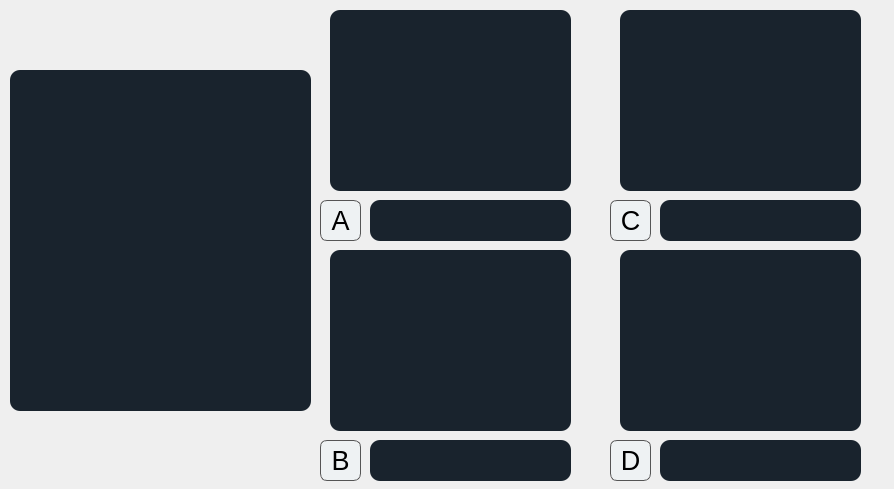
<?xml version="1.0" encoding="UTF-8"?>
<ui version="4.0">
 <class>Form</class>
 <widget class="QWidget" name="Form">
  <property name="geometry">
   <rect>
    <x>0</x>
    <y>0</y>
    <width>894</width>
    <height>489</height>
   </rect>
  </property>
  <property name="windowTitle">
   <string>Form</string>
  </property>
  <widget class="QTextEdit" name="txtEdit_preg">
   <property name="geometry">
    <rect>
     <x>10</x>
     <y>70</y>
     <width>301</width>
     <height>341</height>
    </rect>
   </property>
   <property name="styleSheet">
    <string notr="true">  background-color: #19232D;
  border: 0px solid #32414B;
  padding: 0px;
  color: #F0F0F0;
  selection-background-color: #1464A0;
  selection-color: #F0F0F0;

	border-radius: 10;</string>
   </property>
  </widget>
  <widget class="QPushButton" name="btn_respC">
   <property name="geometry">
    <rect>
     <x>610</x>
     <y>200</y>
     <width>41</width>
     <height>41</height>
    </rect>
   </property>
   <property name="font">
    <font>
     <pointsize>20</pointsize>
    </font>
   </property>
   <property name="styleSheet">
    <string notr="true">background-color:#EEF2F3;
border-radius: 7px;
border: 1px solid #555;</string>
   </property>
   <property name="text">
    <string>C</string>
   </property>
  </widget>
  <widget class="QLabel" name="bel_imageRespD">
   <property name="geometry">
    <rect>
     <x>620</x>
     <y>250</y>
     <width>241</width>
     <height>181</height>
    </rect>
   </property>
   <property name="styleSheet">
    <string notr="true">  background-color: #19232D;
  border: 0px solid #32414B;
  padding: 0px;
  color: #F0F0F0;
  selection-background-color: #1464A0;
  selection-color: #F0F0F0;

	border-radius: 10;</string>
   </property>
   <property name="text">
    <string/>
   </property>
  </widget>
  <widget class="QPushButton" name="btn_respA">
   <property name="geometry">
    <rect>
     <x>320</x>
     <y>200</y>
     <width>41</width>
     <height>41</height>
    </rect>
   </property>
   <property name="font">
    <font>
     <pointsize>20</pointsize>
    </font>
   </property>
   <property name="styleSheet">
    <string notr="true">background-color:#EEF2F3;
border-radius: 7px;
border: 1px solid #555;</string>
   </property>
   <property name="text">
    <string>A</string>
   </property>
  </widget>
  <widget class="QTextEdit" name="txtEdit_respA">
   <property name="geometry">
    <rect>
     <x>370</x>
     <y>200</y>
     <width>201</width>
     <height>41</height>
    </rect>
   </property>
   <property name="styleSheet">
    <string notr="true">  background-color: #19232D;
  border: 0px solid #32414B;
  padding: 0px;
  color: #F0F0F0;
  selection-background-color: #1464A0;
  selection-color: #F0F0F0;

	border-radius: 10;</string>
   </property>
  </widget>
  <widget class="QLabel" name="bel_imageRespB">
   <property name="geometry">
    <rect>
     <x>330</x>
     <y>250</y>
     <width>241</width>
     <height>181</height>
    </rect>
   </property>
   <property name="styleSheet">
    <string notr="true">  background-color: #19232D;
  border: 0px solid #32414B;
  padding: 0px;
  color: #F0F0F0;
  selection-background-color: #1464A0;
  selection-color: #F0F0F0;

	border-radius: 10;</string>
   </property>
   <property name="text">
    <string/>
   </property>
  </widget>
  <widget class="QTextEdit" name="txtEdit_respD">
   <property name="geometry">
    <rect>
     <x>660</x>
     <y>440</y>
     <width>201</width>
     <height>41</height>
    </rect>
   </property>
   <property name="styleSheet">
    <string notr="true">  background-color: #19232D;
  border: 0px solid #32414B;
  padding: 0px;
  color: #F0F0F0;
  selection-background-color: #1464A0;
  selection-color: #F0F0F0;

	border-radius: 10;</string>
   </property>
  </widget>
  <widget class="QTextEdit" name="txtEdit_respC">
   <property name="geometry">
    <rect>
     <x>660</x>
     <y>200</y>
     <width>201</width>
     <height>41</height>
    </rect>
   </property>
   <property name="styleSheet">
    <string notr="true">  background-color: #19232D;
  border: 0px solid #32414B;
  padding: 0px;
  color: #F0F0F0;
  selection-background-color: #1464A0;
  selection-color: #F0F0F0;

	border-radius: 10;</string>
   </property>
  </widget>
  <widget class="QTextEdit" name="txtEdit_respB">
   <property name="geometry">
    <rect>
     <x>370</x>
     <y>440</y>
     <width>201</width>
     <height>41</height>
    </rect>
   </property>
   <property name="styleSheet">
    <string notr="true">  background-color: #19232D;
  border: 0px solid #32414B;
  padding: 0px;
  color: #F0F0F0;
  selection-background-color: #1464A0;
  selection-color: #F0F0F0;

	border-radius: 10;</string>
   </property>
  </widget>
  <widget class="QLabel" name="bel_imageRespA">
   <property name="geometry">
    <rect>
     <x>330</x>
     <y>10</y>
     <width>241</width>
     <height>181</height>
    </rect>
   </property>
   <property name="styleSheet">
    <string notr="true">  background-color: #19232D;
  border: 0px solid #32414B;
  padding: 0px;
  color: #F0F0F0;
  selection-background-color: #1464A0;
  selection-color: #F0F0F0;

	border-radius: 10;</string>
   </property>
   <property name="text">
    <string/>
   </property>
  </widget>
  <widget class="QPushButton" name="btn_respB">
   <property name="geometry">
    <rect>
     <x>320</x>
     <y>440</y>
     <width>41</width>
     <height>41</height>
    </rect>
   </property>
   <property name="font">
    <font>
     <pointsize>20</pointsize>
    </font>
   </property>
   <property name="styleSheet">
    <string notr="true">background-color:#EEF2F3;
border-radius: 7px;
border: 1px solid #555;</string>
   </property>
   <property name="text">
    <string>B</string>
   </property>
  </widget>
  <widget class="QLabel" name="bel_imageRespC">
   <property name="geometry">
    <rect>
     <x>620</x>
     <y>10</y>
     <width>241</width>
     <height>181</height>
    </rect>
   </property>
   <property name="styleSheet">
    <string notr="true">  background-color: #19232D;
  border: 0px solid #32414B;
  padding: 0px;
  color: #F0F0F0;
  selection-background-color: #1464A0;
  selection-color: #F0F0F0;

	border-radius: 10;</string>
   </property>
   <property name="text">
    <string/>
   </property>
  </widget>
  <widget class="QPushButton" name="btn_respD">
   <property name="geometry">
    <rect>
     <x>610</x>
     <y>440</y>
     <width>41</width>
     <height>41</height>
    </rect>
   </property>
   <property name="font">
    <font>
     <pointsize>20</pointsize>
    </font>
   </property>
   <property name="styleSheet">
    <string notr="true">background-color:#EEF2F3;
border-radius: 7px;
border: 1px solid #555;</string>
   </property>
   <property name="text">
    <string>D</string>
   </property>
  </widget>
 </widget>
 <resources>
  <include location="../imagenes.qrc"/>
 </resources>
 <connections/>
</ui>
